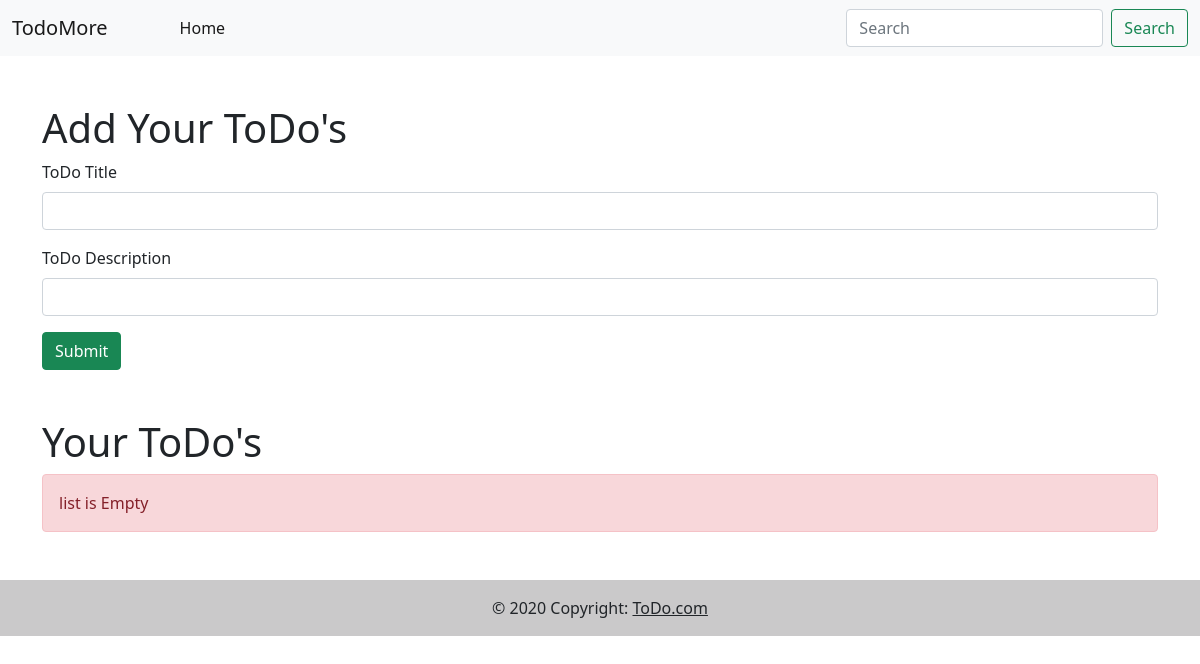
Before: / with the older database file.
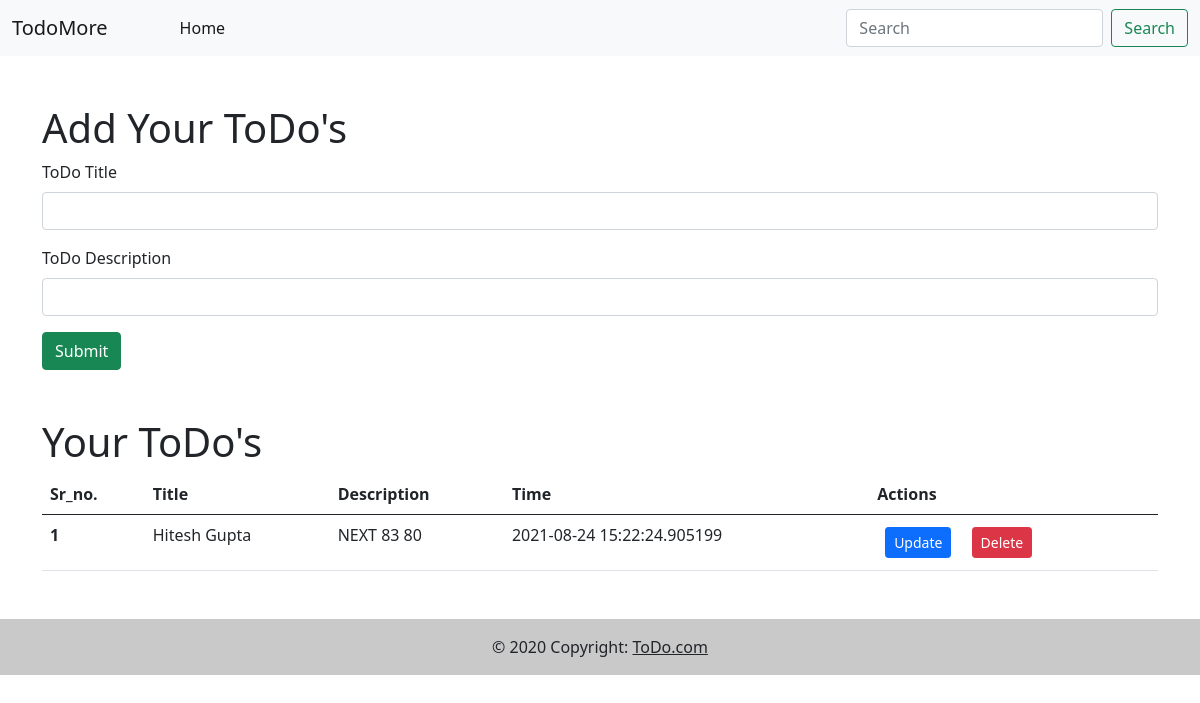
After: the same page with the newer database file.
### app.py (models this page shows, shortened)
class ToDo(db.Model):
    sr_No = db.Column(db.Integer, primary_key=True)
    title = db.Column(db.String(200), nullable=False)
    desc = db.Column(db.String(500), nullable=False )
    date_created = db.Column(db.DateTime, default=datetime.utcnow)

### app.py (the view, shortened to what this page needs)
@app.route('/', methods=['GET', 'POST'])
def hello_world():
    allTodo = ToDo.query.all()
    return render_template('index.html', alltodo=allTodo)

### templates/index.html (shortened to what this page needs)
{% extends 'base.html' %}
{% block body %}
     <div class="container my-5">
         <h1>Add Your ToDo's</h1>
        <form action="/" method="POST">
            <div class="mb-3">
              <label for="title" class="form-label">ToDo Title</label>
              <input type="text" name="title" class="form-control" id="title" aria-describedby="emailHelp" required>
            </div>
            <div class="mb-3">
              <label for="desc" class="form-label">ToDo Description</label>
              <input type="text" name="desc" class="form-control" id="desc" required>
            </div>
            <button type="submit" class="btn btn-success">Submit</button>
          </form>
     </div>
     <div class="container my-5">
         <h1>Your ToDo's</h1>
              {% if alltodo|length==0 %}
              <div class="alert alert-danger" role="alert">
                   list is Empty
              </div>
                  {% else %}
                  <table class="table">
                    <thead>
                      <tr>
                        <th scope="col">Sr_no.</th>
                        <th scope="col">Title</th>
                        <th scope="col">Description</th>
                        <th scope="col">Time</th>
                        <th scope="col">Actions</th>
                      </tr>
                    </thead>
                    <tbody>
              {% for todo in alltodo %}
              <tr>
                <th scope="row">{{loop.index}}</th>
                <td>{{todo.title}}</td>
                <td>{{todo.desc}}</td>
                <td>{{todo.date_created}}</td>
                <td><a href ='/Update/{{todo.sr_No}}' type="button" class="btn btn-primary btn-sm mx-2 my-1">Update</a>
                    <a href ='/Delete/{{todo.sr_No}}' type="button" class="btn btn-danger btn-sm mx-2 my-1">Delete</a>
                  </td>
              </tr>
            </tbody>
          </table>
              {% endfor %}
              {% endif %}
     </div>
{% endblock body %}

### templates/base.html (shortened to what this page needs)
<!doctype html>
<html lang="en">
  <head>
    <link href="https://cdn.jsdelivr.net/npm/bootstrap@5.0.1/dist/css/bootstrap.min.css" rel="stylesheet">
  </head>
  <body>
    <nav class="navbar navbar-expand-lg navbar-light bg-light">
      <div class="container-fluid">
        <a class="navbar-brand" href="/">TodoMore</a>
        <div class="collapse navbar-collapse" id="navbarSupportedContent">
          <ul class="navbar-nav me-auto mb-2 mb-lg-0">
            <li class="nav-item">
              <a class="nav-link active mx-5" aria-current="page" href="#">Home</a>
            </li>
          </ul>
          <form class="d-flex">
            <input class="form-control me-2" type="search" placeholder="Search" aria-label="Search">
            <button class="btn btn-outline-success" type="submit">Search</button>
          </form>
        </div>
      </div>
    </nav>
    {% block body %}
    {% endblock body %}
    <footer class="bg-light text-center text-lg-start">
      <div class="text-center p-3" style="background-color: rgba(17, 12, 12, 0.2);">
        © 2020 Copyright:
        <a class="text-dark" href="https://mdbootstrap.com/">ToDo.com</a>
      </div>
    </footer>
  </body>
</html>

Changed rows visible on the page:
added ToDo: title "Hitesh Gupta", desc "NEXT 83 80", date_created "2021-08-24 15:22:24.905199"
Other visible differences:
text no longer shown: "list is Empty"
text now shown: "Sr_no. Title Description Time Actions"
